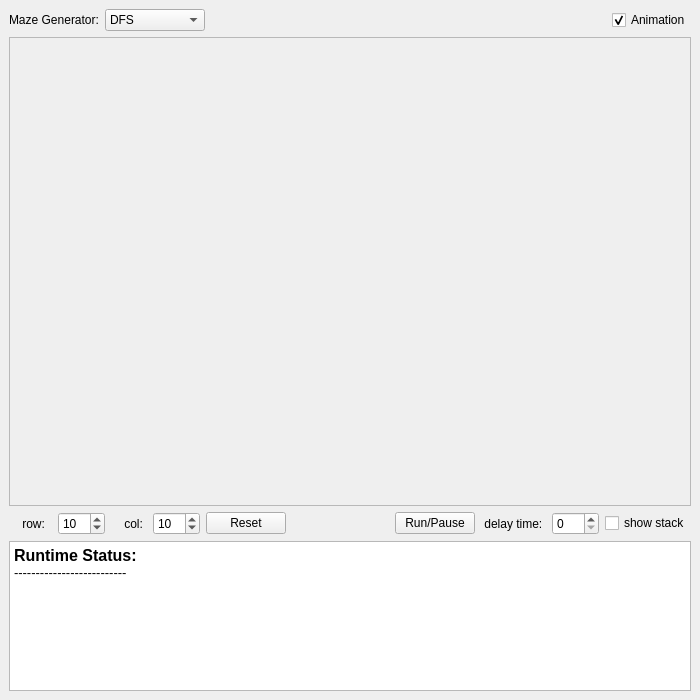
<?xml version="1.0" encoding="UTF-8"?>
<ui version="4.0">
 <class>MainWindow</class>
 <widget class="QMainWindow" name="MainWindow">
  <property name="geometry">
   <rect>
    <x>0</x>
    <y>0</y>
    <width>700</width>
    <height>700</height>
   </rect>
  </property>
  <property name="minimumSize">
   <size>
    <width>600</width>
    <height>600</height>
   </size>
  </property>
  <property name="maximumSize">
   <size>
    <width>16777215</width>
    <height>16777215</height>
   </size>
  </property>
  <property name="windowTitle">
   <string>MainWindow</string>
  </property>
  <widget class="QWidget" name="centralwidget">
   <property name="minimumSize">
    <size>
     <width>600</width>
     <height>600</height>
    </size>
   </property>
   <property name="maximumSize">
    <size>
     <width>16777215</width>
     <height>16777215</height>
    </size>
   </property>
   <layout class="QGridLayout" name="main_gridLayout">
    <item row="1" column="0">
     <layout class="QGridLayout" name="image_layout">
      <item row="0" column="0">
       <widget class="QFrame" name="frame">
        <property name="frameShape">
         <enum>QFrame::StyledPanel</enum>
        </property>
        <property name="frameShadow">
         <enum>QFrame::Raised</enum>
        </property>
       </widget>
      </item>
     </layout>
    </item>
    <item row="2" column="0">
     <layout class="QGridLayout" name="set_grid_layout">
      <item row="0" column="12">
       <widget class="QCheckBox" name="show_stack_checkBox">
        <property name="text">
         <string>show stack</string>
        </property>
       </widget>
      </item>
      <item row="0" column="8">
       <widget class="QPushButton" name="r_p_Button">
        <property name="text">
         <string>Run/Pause</string>
        </property>
       </widget>
      </item>
      <item row="0" column="11">
       <widget class="QSpinBox" name="delay_time_spinBox">
        <property name="maximum">
         <number>999</number>
        </property>
       </widget>
      </item>
      <item row="0" column="2">
       <widget class="QLabel" name="label">
        <property name="text">
         <string>    col: </string>
        </property>
       </widget>
      </item>
      <item row="0" column="0">
       <widget class="QLabel" name="label_2">
        <property name="text">
         <string>    row:  </string>
        </property>
       </widget>
      </item>
      <item row="0" column="10">
       <widget class="QLabel" name="label_3">
        <property name="text">
         <string> delay time: </string>
        </property>
       </widget>
      </item>
      <item row="0" column="1">
       <widget class="QSpinBox" name="row_spinBox">
        <property name="minimum">
         <number>2</number>
        </property>
        <property name="maximum">
         <number>500</number>
        </property>
        <property name="value">
         <number>10</number>
        </property>
       </widget>
      </item>
      <item row="0" column="7">
       <spacer name="horizontalSpacer">
        <property name="orientation">
         <enum>Qt::Horizontal</enum>
        </property>
        <property name="sizeHint" stdset="0">
         <size>
          <width>20</width>
          <height>20</height>
         </size>
        </property>
       </spacer>
      </item>
      <item row="0" column="3">
       <widget class="QSpinBox" name="col_spinBox">
        <property name="minimum">
         <number>2</number>
        </property>
        <property name="maximum">
         <number>500</number>
        </property>
        <property name="value">
         <number>10</number>
        </property>
       </widget>
      </item>
      <item row="0" column="4">
       <widget class="QPushButton" name="reset_pushButton">
        <property name="text">
         <string>Reset</string>
        </property>
       </widget>
      </item>
     </layout>
    </item>
    <item row="3" column="0">
     <widget class="QTextBrowser" name="textBrowser">
      <property name="maximumSize">
       <size>
        <width>16777215</width>
        <height>150</height>
       </size>
      </property>
      <property name="html">
       <string>&lt;!DOCTYPE HTML PUBLIC &quot;-//W3C//DTD HTML 4.0//EN&quot; &quot;http://www.w3.org/TR/REC-html40/strict.dtd&quot;&gt;
&lt;html&gt;&lt;head&gt;&lt;meta name=&quot;qrichtext&quot; content=&quot;1&quot; /&gt;&lt;style type=&quot;text/css&quot;&gt;
p, li { white-space: pre-wrap; }
&lt;/style&gt;&lt;/head&gt;&lt;body style=&quot; font-family:'Ubuntu'; font-size:11pt; font-weight:400; font-style:normal;&quot;&gt;
&lt;p style=&quot; margin-top:0px; margin-bottom:0px; margin-left:0px; margin-right:0px; -qt-block-indent:0; text-indent:0px;&quot;&gt;&lt;span style=&quot; font-family:'Ubuntu'; font-size:12pt; font-weight:600;&quot;&gt;Runtime Status:&lt;/span&gt;&lt;/p&gt;
&lt;p style=&quot; margin-top:0px; margin-bottom:0px; margin-left:0px; margin-right:0px; -qt-block-indent:0; text-indent:0px;&quot;&gt;&lt;span style=&quot; font-family:'Ubuntu'; font-size:10pt;&quot;&gt;--------------------------&lt;/span&gt;&lt;/p&gt;&lt;/body&gt;&lt;/html&gt;</string>
      </property>
     </widget>
    </item>
    <item row="0" column="0">
     <layout class="QHBoxLayout" name="horizontalLayout">
      <item>
       <widget class="QLabel" name="label_4">
        <property name="text">
         <string>Maze Generator:</string>
        </property>
       </widget>
      </item>
      <item>
       <widget class="QComboBox" name="maze_gen_comboBox">
        <property name="minimumSize">
         <size>
          <width>100</width>
          <height>0</height>
         </size>
        </property>
        <item>
         <property name="text">
          <string>DFS </string>
         </property>
        </item>
        <item>
         <property name="text">
          <string>random prim</string>
         </property>
        </item>
       </widget>
      </item>
      <item>
       <spacer name="horizontalSpacer_2">
        <property name="orientation">
         <enum>Qt::Horizontal</enum>
        </property>
        <property name="sizeHint" stdset="0">
         <size>
          <width>40</width>
          <height>20</height>
         </size>
        </property>
       </spacer>
      </item>
      <item>
       <widget class="QCheckBox" name="animation_checkBox">
        <property name="text">
         <string>Animation</string>
        </property>
        <property name="checked">
         <bool>true</bool>
        </property>
       </widget>
      </item>
     </layout>
    </item>
   </layout>
  </widget>
 </widget>
 <resources/>
 <connections/>
</ui>
